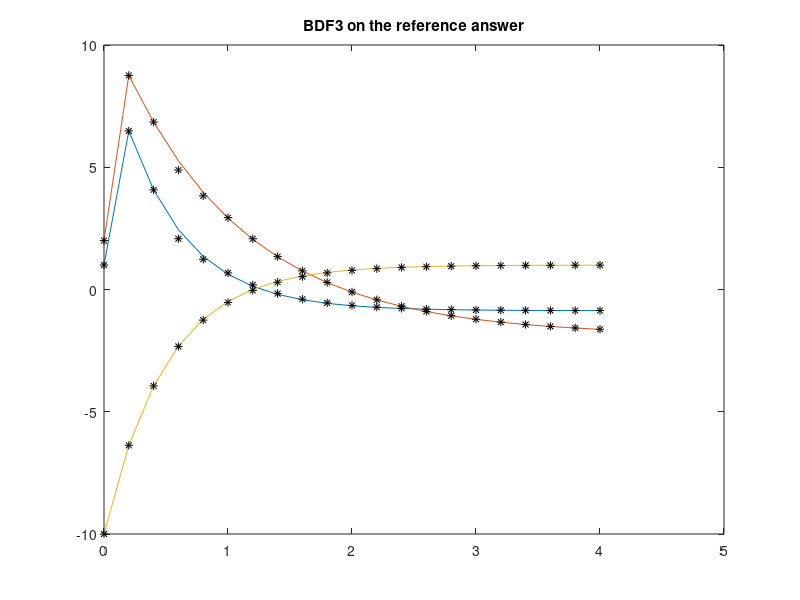
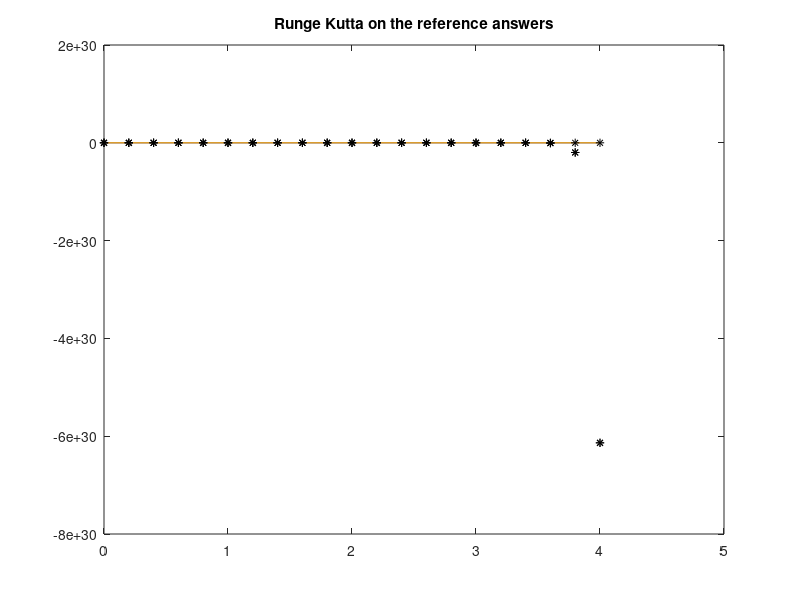

These figures' MATLAB source, in order:
% CERM_Lab_041121
% Exercise 3
% Heun Method




%%%%%%%%%%%%%%%%%% Comments %%%%%%%%%%%%%%%%%%

    % Heun Method is much faster than the Implicit methods generally, BDF3
    % in this specific case. but when the time steps are very large (very
    % small Ns) the explicit methods won't work, as it is the case here
    % with N = 20, but if we increase it, it would be working properly.
    
%%%%%%%%%%%%%%%%%%%%%%%%%%%%%%%%%%%%%%%%%%%%%%

            % Systems of equations
            % Solve the system with BDF3 Method

clear all
close all
format long
A = [-30 0 -28;-29 -1 -29;0 0 -2];
g = [2;2;2];
f = @(t, y) A*y + g

y0 = [1;2;-10];
T = 4
N = 20
h = T / N;

tnBDF3 = zeros(N+1, 1);
unBDF3 = zeros(N+1, 3);

unBDF3(1,:) = y0;
tnBDF3(1,1) = 0;
options = odeset('RelTol',10^-9);
[tref, uref] = ode45 (f, [0 : h : T], y0, options);
plot(tref, uref)

tnBDF3(2, 1) = h;
unBDF3(2, :) = uref(2, :);

tnBDF3(3, 1) = 2 * h;
unBDF3(3, :) = uref(3, :);
tic
for k = 3 : N
    tnBDF3(k+1, 1) = tnBDF3(k, 1) + h;
    g = @(y) y ...
        - (18 / 11) * unBDF3(k, :)'...
        + (9 / 11)  * unBDF3(k-1, :)'...
        - (2 / 11)  * unBDF3(k-2, :)'...
        - (6 / 11)  * h * f(tnBDF3(k+1, 1), y);
    unBDF3(k+1, :) = fsolve(g, unBDF3(k, :)');


end
toc
plot(tref, uref, tnBDF3, unBDF3, 'k*')
title('BDF3 on the reference answer')


relErr1 = abs(uref(:, 1) - unBDF3(:, 1)) / abs(uref(:, 1));
normInf1 = norm(relErr1, inf);


relErr2 = abs(uref(:, 2) - unBDF3(:, 2)) / abs(uref(:, 2));
normInf2 = norm(relErr2, inf);


relErr3 = abs(uref(:, 3) - unBDF3(:, 3)) / abs(uref(:, 3));
normInf3 = norm(relErr3, inf);

NormInf = [normInf1 normInf2 normInf3]

%%
            % Use three stage Runge Kutta method (RK3)


% CERM_Lab_041121
% Exercise 3
% Heun Method
            % Systems of equations
            % Solve the system with RK3 Method

clear all
close all
format long
A = [-30 0 -28;-29 -1 -29;0 0 -2];
g = [2;2;2];
f = @(t, y) A*y + g

y0 = [1;2;-10];
T = 4
N = 20
h = T / N;

tnRK3 = zeros(N+1, 1);
unRK3 = zeros(N+1, 3);

unRK3(1,:) = y0;
tnRK3(1,1) = 0;
options = odeset('RelTol',10^-9);
[tref, uref] = ode45 (f, [0 : h : T], y0, options);

tic
for k = 1 : N
    tnRK3(k+1, 1) = tnRK3(k, 1) + h;
    f1 = f(tnRK3(k, 1), unRK3(k, :)');
    f2 = f(tnRK3(k, 1) + h/2, unRK3(k,:)' + h/2 *f1);
    f3 = f(tnRK3(k, 1) + h/2, unRK3(k,:)' + h/2 *f2);
    f4 = f(tnRK3(k+1, 1) , unRK3(k,:)' + h * f3);
    unRK3(k+1, :) = unRK3(k, :)' + h/6 *(f1 + 2*f2 +2*f3 +f4) ;
end
toc

figure(2)
plot(tref, uref, tnRK3, unRK3, 'k*')
title('Runge Kutta on the reference answers')


relErr1 = abs(uref(:, 1) - unRK3(:, 1)) / abs(uref(:, 1));
normInf1 = norm(relErr1, inf);


relErr2 = abs(uref(:, 2) - unRK3(:, 2)) / abs(uref(:, 2));
normInf2 = norm(relErr2, inf);


relErr3 = abs(uref(:, 3) - unRK3(:, 3)) / abs(uref(:, 3));
normInf3 = norm(relErr3, inf);

NormInf = [normInf1 normInf2 normInf3]
